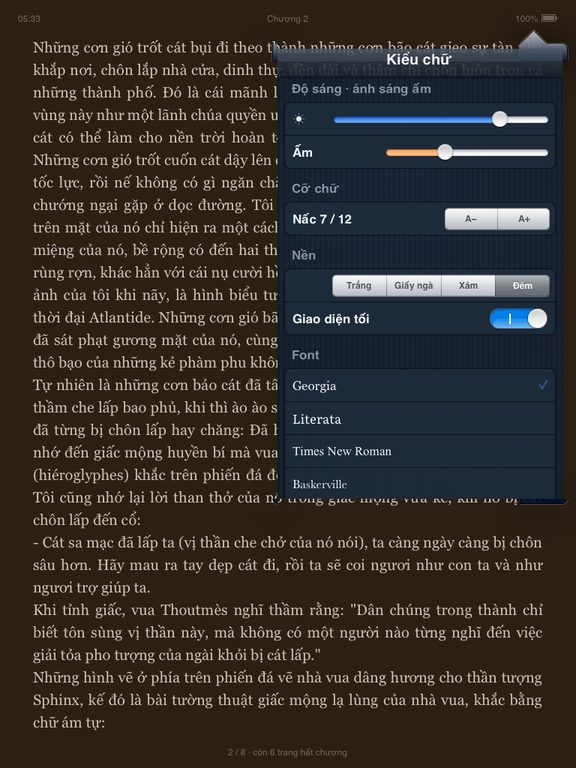
#> input picture img/shot-night.jpg, 576 x 768 px
$ python glass_icon.py ../../img/shot-night.jpg out.png
#> lines starting #> are read from the running program, lines starting #| are printed output that depends on the picture; after the words box and inside, x2 and y2 are one past the last pixel; in counts of white or black regions, pixels touching at a corner belong together
"""Biểu tượng GramBook kiểu kính mờ macOS Tahoe (Liquid Glass) từ ảnh mẫu của anh — chỉ dùng Pillow.

    python3 glass_icon.py <ảnh mẫu> <ra.png> [debug]

1. Vùng ô biểu tượng trong ảnh mẫu (950 × 1021, góc bo ~200 px) → mô hình nền B: mỗi hàng nội suy tuyến tính giữa màu trung bình
   dải sát mép trái và dải sát mép phải (nền là dải màu dọc + quầng sáng giữa).
2. Độ khác |ảnh − B| → alpha tiền cảnh (sách, máy bay, vệt bay, quầng sáng).
3. Tấm kính mới P: dải màu dọc theo đúng bảng màu mẫu, các vùng sáng khuếch tán (kính mờ), hạt mờ, bóng sáng chéo, viền kính sáng
   (mạnh ở góc trên trái và dưới phải — ánh sáng khúc xạ ở mép), mép trong tối nhẹ phía dưới (độ dày kính).
4. Ghép: ra = ảnh + (1 − alpha)·(P − B) (thay nền, giữ tiền cảnh và quầng sáng), bóng đổ mềm dưới tiền cảnh, vệt bóng trên cùng.
5. Góc bo ≈ mặt nạ của iOS 5 / 6 (16,5 %) — iOS luôn tự bo, không vuông hơn được.
"""
import sys
from PIL import Image, ImageChops, ImageDraw, ImageFilter, ImageOps

S = 1024
RADIUS = 169                       # ≈ 16,5 % — trùng mặt nạ biểu tượng của iOS 5 / 6
REG = (120, 834, 1070, 1855)       # ô biểu tượng trong ảnh mẫu (950 × 1021)
BAND_L = (40, 90)                  # dải nền sát mép trái / phải (toạ độ trong vùng) — ngoài sách / máy bay
BAND_R = (860, 910)
BOX = (60, 100, 890, 920)          # khung chứa tiền cảnh (trong vùng, nằm trọn trong ô bo góc của mẫu)
SCALE = 1.08                       # phóng tiền cảnh lên tấm 1024
FEATHER = 56                       # mép mờ của khung ghép (px sau khi phóng)


def stretch(img, size):
    """Kéo ảnh (dải 1 px) ra cỡ `size` — Pillow 12 lỗi khi resize NEAREST từ ảnh rộng / cao 1 px."""
    w, h = img.size
    return img.transform(size, Image.EXTENT, (0, 0, w, h), Image.NEAREST)


def ramp_mask(w, h, x0, x1, horizontal=True):
    """Mặt nạ L: 0 trước x0, tăng tuyến tính tới 255 ở x1 (theo chiều ngang hoặc dọc)."""
    n = w if horizontal else h
    vals = [max(0, min(255, int(round(255 * (i - x0) / max(1, x1 - x0))))) for i in range(n)]
    line = Image.new("L", (n, 1))
    line.putdata(vals)
    if horizontal:
        return stretch(line, (w, h))
    return stretch(line.transpose(Image.ROTATE_270).transpose(Image.FLIP_LEFT_RIGHT), (w, h))


def band_profile(img, x0, x1):
    """Màu trung bình từng hàng của dải cột [x0, x1)."""
    return img.crop((x0, 0, x1, img.size[1])).resize((1, img.size[1]), Image.BOX)


def rounded(size, radius, aa=4):
    big = Image.new("L", (size * aa, size * aa), 0)
    ImageDraw.Draw(big).rounded_rectangle((0, 0, size * aa - 1, size * aa - 1), radius=radius * aa, fill=255)
    return big.resize((size, size), Image.LANCZOS)


def vgradient(size, stops):
    """Dải màu dọc nhiều mốc: stops = [(vị trí 0…1, (r, g, b))…]."""
    w, h = size
    col = Image.new("RGB", (1, h))
    px = []
    for y in range(h):
        t = y / (h - 1)
        for (p0, c0), (p1, c1) in zip(stops, stops[1:]):
            if p0 <= t <= p1:
                k = (t - p0) / max(1e-6, p1 - p0)
                k = k * k * (3 - 2 * k)  # mượt
                px.append(tuple(int(round(c0[i] + (c1[i] - c0[i]) * k)) for i in range(3)))
                break
    col.putdata(px)
    return stretch(col, (w, h))


def blob(size, box, color, alpha, blur):
    layer = Image.new("RGBA", size, color + (0,))
    m = Image.new("L", size, 0)
    ImageDraw.Draw(m).ellipse(box, fill=alpha)
    layer.putalpha(m.filter(ImageFilter.GaussianBlur(blur)))
    return layer


def main():
    src = Image.open(sys.argv[1]).convert("RGB")
#> src is the input picture: PIL image 576x768 RGB; mean R, G, B 51.5, 47.9, 43.8
    out_path = sys.argv[2]
    debug = len(sys.argv) > 3
    R = src.crop(REG)
#> R: PIL image 950x1021 RGB; every value is 0
    W, H = R.size
#> W = 950; H = 1021

    # 1. Mô hình nền B
    L = stretch(band_profile(R, *BAND_L), (W, H))
#> in stretch, `w, h = img.size`: w = 1; h = 1021
    Rr = stretch(band_profile(R, *BAND_R), (W, H))
    cl, cr = (BAND_L[0] + BAND_L[1]) / 2, (BAND_R[0] + BAND_R[1]) / 2
    B = Image.composite(Rr, L, ramp_mask(W, H, cl, cr))
    prof = band_profile(R, *BAND_L)
    for y in (110, 300, 510, 700, 910):
        print("nền hàng", y, "trái", prof.getpixel((0, y)), "phải", band_profile(R, *BAND_R).getpixel((0, y)))
#> this loop made 5 passes
#| nền hàng 110 trái (0, 0, 0) phải (0, 0, 0)
#| nền hàng 300 trái (0, 0, 0) phải (0, 0, 0)
#| nền hàng 510 trái (0, 0, 0) phải (0, 0, 0)
#| nền hàng 700 trái (0, 0, 0) phải (0, 0, 0)
#| nền hàng 910 trái (0, 0, 0) phải (0, 0, 0)

    # 2. Alpha tiền cảnh
    d = ImageChops.difference(R, B).split()
    D = ImageChops.lighter(d[0], ImageChops.lighter(d[1], d[2]))
#> D: PIL image 950x1021 L; every value is 0
    A = D.point(lambda v: max(0, min(255, int((v - 10) * 255 / 45)))).filter(ImageFilter.GaussianBlur(1.2))

    # 3. Cắt khung tiền cảnh, phóng
    bw, bh = BOX[2] - BOX[0], BOX[3] - BOX[1]
    tw, th = int(round(bw * SCALE)), int(round(bh * SCALE))
    C = R.crop(BOX).resize((tw, th), Image.LANCZOS)
#> C: PIL image 896x886 RGB; every value is 0
    Bb = B.crop(BOX).resize((tw, th), Image.BILINEAR)
    Ab = A.crop(BOX).resize((tw, th), Image.BILINEAR)
#> Ab: PIL image 896x886 L; every value is 0
    ox, oy = (S - tw) // 2, (S - th) // 2

    # 4. Tấm kính P — bảng màu lấy từ nền mẫu (đỉnh / giữa / đáy), kéo dài ra cả tấm
    top = prof.getpixel((0, 110))
#> top = (0, 0, 0)
    mid = prof.getpixel((0, 510))
#> mid = (0, 0, 0)
    bot = prof.getpixel((0, 910))
#> bot = (0, 0, 0)
    lift = lambda c, k: tuple(min(255, int(v + (255 - v) * k)) for v in c)
    deep = lambda c, k: tuple(int(v * (1 - k)) for v in c)
    P = vgradient((S, S), [(0, lift(top, 0.12)), (0.08, top), (0.5, mid), (0.9, bot), (1, deep(bot, 0.12))]).convert("RGBA")
    # kính mờ: ánh sáng khuếch tán (lam nhạt trên trái, tím dưới phải, sáng mờ giữa)
    P = Image.alpha_composite(P, blob((S, S), (-260, -300, 620, 520), (170, 235, 255), 120, 150))
#> in blob, `m = Image.new("L", size, 0)`: m: PIL image 1024x1024 L; every value is 0
#> in blob, `ImageDraw.Draw(m).ellipse(box, fill=alpha)`:
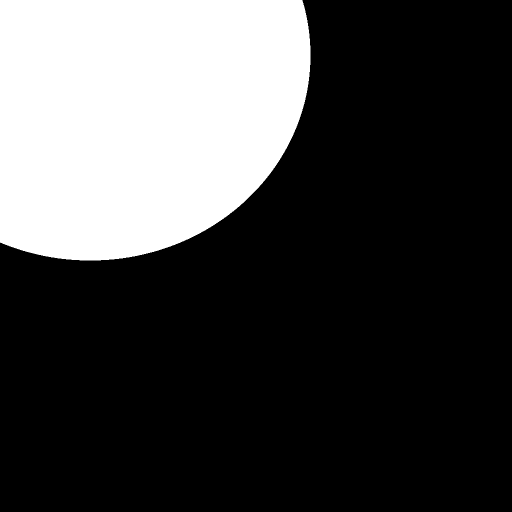
#> m: PIL image 1024x1024 L (shown at 1/2 size); values 0 (black) and 120 (white), 26.9% white; 1 white region, box (x1, y1, x2, y2) and area: (0, 0, 621, 521) 281976
    P = Image.alpha_composite(P, blob((S, S), (520, 600, 1300, 1320), (150, 110, 255), 90, 170))
#> in blob (call 2), `ImageDraw.Draw(m).ellipse(box, fill=alpha)`: m: PIL image 1024x1024 L; values 0 (black) and 90 (white), 17.4% white; 1 white region, box (x1, y1, x2, y2) and area: (520, 600, 1024, 1024) 182752
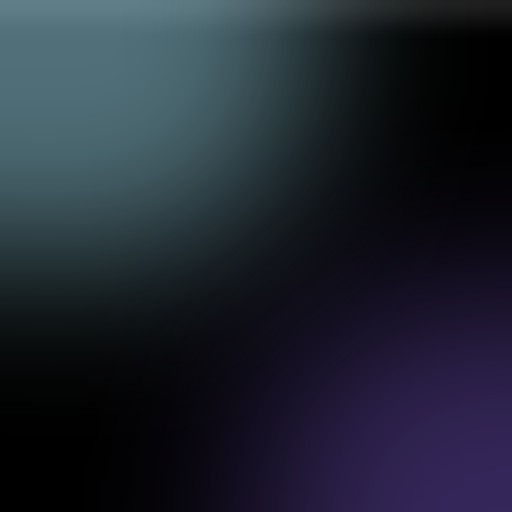
#> P: PIL image 1024x1024 RGBA (shown at 1/2 size); mean R, G, B, A 31.5, 37.2, 48.6, 255
    P = Image.alpha_composite(P, blob((S, S), (200, 260, 820, 860), (210, 235, 255), 50, 190))
#> in blob (call 3), `ImageDraw.Draw(m).ellipse(box, fill=alpha)`: m: PIL image 1024x1024 L; values 0 (black) and 50 (white), 27.9% white; 1 white region, box (x1, y1, x2, y2) and area: (200, 260, 821, 861) 293041
    # hạt kính mờ (rất nhẹ)
    grain = Image.effect_noise((S, S), 22).filter(ImageFilter.GaussianBlur(0.7))
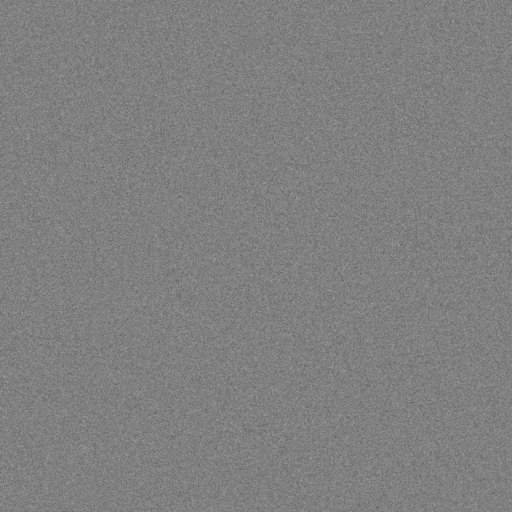
#> grain: PIL image 1024x1024 L (shown at 1/2 size); min 78, max 177, mean 127.5
    gl = Image.new("RGBA", (S, S), (255, 255, 255, 0))
    gl.putalpha(grain.point(lambda v: max(0, v - 128) // 6))
    P = Image.alpha_composite(P, gl)
    # bóng đổ mềm dưới tiền cảnh (lớp kính nổi trên nền)
    sh = Image.new("L", (S, S), 0)
    sh.paste(Ab, (ox, oy + 20))
    sh = sh.filter(ImageFilter.GaussianBlur(22)).point(lambda v: v * 0.5)
    shadow = Image.new("RGBA", (S, S), (14, 16, 60, 0))
    shadow.putalpha(sh)
    P = Image.alpha_composite(P, shadow)

    # 5. Ghép tiền cảnh: ra = C + (1 − A)(P − B)
    Pb = P.convert("RGB").crop((ox, oy, ox + tw, oy + th))
    inv = ImageOps.invert(Ab).convert("RGB")
#> inv: PIL image 896x886 RGB; every value is 255
    pos = ImageChops.multiply(ImageChops.subtract(Pb, Bb), inv)
    neg = ImageChops.multiply(ImageChops.subtract(Bb, Pb), inv)
    O = ImageChops.subtract(ImageChops.add(C, pos), neg)
    fx = ramp_mask(tw, th, 0, FEATHER)
    fx = ImageChops.multiply(fx, fx.transpose(Image.FLIP_LEFT_RIGHT))
    fy = ramp_mask(tw, th, 0, FEATHER, horizontal=False)
    fy = ImageChops.multiply(fy, fy.transpose(Image.FLIP_TOP_BOTTOM))
    F = ImageChops.multiply(fx, fy)
    final_box = Image.composite(O, Pb, F)
    icon = P.copy()
    icon.paste(final_box, (ox, oy))

    # 6. Kính: vệt bóng trên, mép dưới tối nhẹ, viền sáng (mạnh ở góc trên trái / dưới phải), viền trong mềm
    sheen = Image.new("RGBA", (S, S), (255, 255, 255, 0))
    sm = Image.new("L", (S, S), 0)
    ImageDraw.Draw(sm).ellipse((-380, -760, S + 380, 360), fill=255)
#> sm: PIL image 1024x1024 L; 32.1% white; 1 white region, box (x1, y1, x2, y2) and area: (0, 0, 1024, 361) 336405
    fade = vgradient((S, S), [(0, (95, 95, 95)), (0.35, (0, 0, 0)), (1, (0, 0, 0))]).convert("L")
    sheen.putalpha(ImageChops.multiply(sm.filter(ImageFilter.GaussianBlur(30)), fade))
    icon = Image.alpha_composite(icon, sheen)
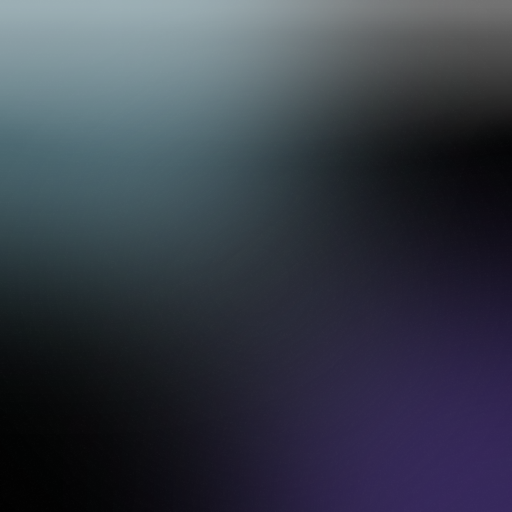
#> icon: PIL image 1024x1024 RGBA (shown at 1/2 size); mean R, G, B, A 54.3, 59.9, 71.5, 255
    inner = Image.new("RGBA", (S, S), (10, 8, 50, 0))
    im = Image.new("L", (S, S), 0)
    ImageDraw.Draw(im).rounded_rectangle((0, 0, S - 1, S - 1), radius=RADIUS, outline=255, width=40)
#> im: PIL image 1024x1024 L; 14% white; 1 white region, box (x1, y1, x2, y2) and area: (0, 0, 1024, 1024) 147048
    im = ImageChops.multiply(im.filter(ImageFilter.GaussianBlur(26)), vgradient((S, S), [(0, (0, 0, 0)), (0.6, (0, 0, 0)), (1, (110, 110, 110))]).convert("L"))
    inner.putalpha(im)
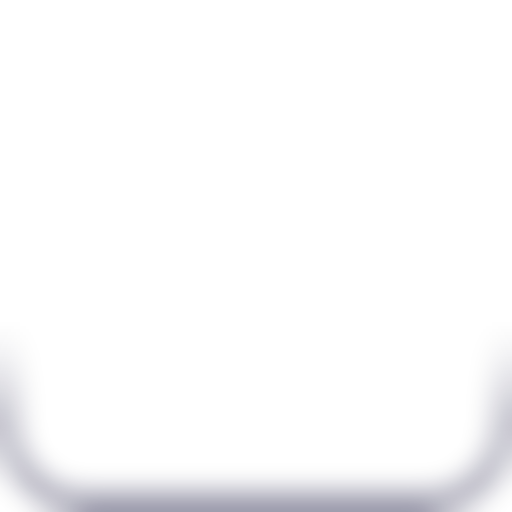
#> inner: PIL image 1024x1024 RGBA (shown at 1/2 size); mean R, G, B, A 10, 8, 50, 4.9; transparent parts drawn white
    icon = Image.alpha_composite(icon, inner)
    # viền kính: vẽ to 2 lần cho nét mịn
    A2 = 2
    rim = Image.new("L", (S * A2, S * A2), 0)
#> rim: PIL image 2048x2048 L; every value is 0
    ImageDraw.Draw(rim).rounded_rectangle((3 * A2, 3 * A2, (S - 4) * A2, (S - 4) * A2), radius=(RADIUS - 3) * A2, outline=255, width=5 * A2)
#> rim: PIL image 2048x2048 L; 1.8% white; 1 white region, box (x1, y1, x2, y2) and area: (6, 6, 2041, 2041) 75204
    rim = rim.resize((S, S), Image.LANCZOS)
#> rim: PIL image 1024x1024 L
    # cường độ theo đường chéo: sáng ở góc trên trái và dưới phải, mờ ở hai góc kia
    # (tính thẳng theo t = (x + y) / 2S trên lưới 256 rồi phóng — xoay ảnh dải màu để lại đường nối ở góc)
    n = 256
    kv = []
    for y in range(n):
        for x in range(n):
            t = (x + y) / (2.0 * (n - 1))
            kv.append(int(70 + 185 * (abs(t - 0.5) * 2) ** 1.4))
    k = Image.new("L", (n, n))
#> k: PIL image 256x256 L; every value is 0
    k.putdata(kv)
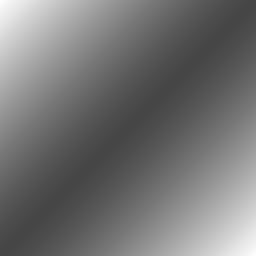
#> k: PIL image 256x256 L; min 70, max 255, mean 115.1
    k = k.resize((S, S), Image.BILINEAR)
#> k: PIL image 1024x1024 L
    rim_a = ImageChops.multiply(rim, k)
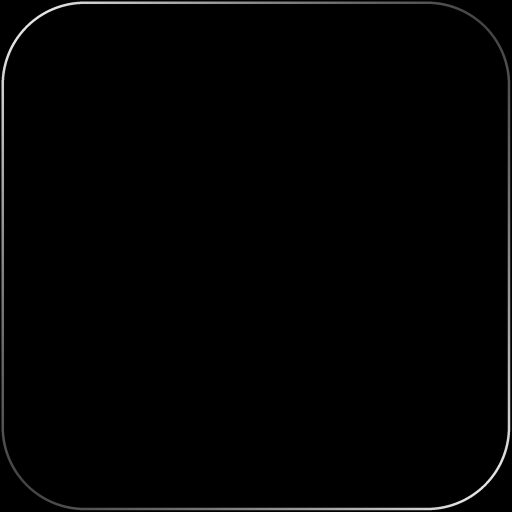
#> rim_a: PIL image 1024x1024 L (shown at 1/2 size); min 0, max 230, mean 2.6
    rim_l = Image.new("RGBA", (S, S), (235, 248, 255, 0))
    rim_l.putalpha(rim_a)
    icon = Image.alpha_composite(icon, rim_l)
    glow = Image.new("L", (S, S), 0)
    ImageDraw.Draw(glow).rounded_rectangle((8, 8, S - 9, S - 9), radius=RADIUS - 8, outline=255, width=18)
    glow = ImageChops.multiply(glow.filter(ImageFilter.GaussianBlur(14)), k).point(lambda v: v * 0.45)
    gl2 = Image.new("RGBA", (S, S), (200, 235, 255, 0))
    gl2.putalpha(glow)
    icon = Image.alpha_composite(icon, gl2)

    # 7. Bo góc
    icon.putalpha(ImageChops.multiply(icon.getchannel("A"), rounded(S, RADIUS)))
    icon.save(out_path)
    if debug:
        A.save(out_path.replace(".png", "-alpha.png"))
        B.save(out_path.replace(".png", "-bg.png"))
        P.save(out_path.replace(".png", "-plate.png"))
    print("đã ghi", out_path)


if __name__ == "__main__":
    main()
